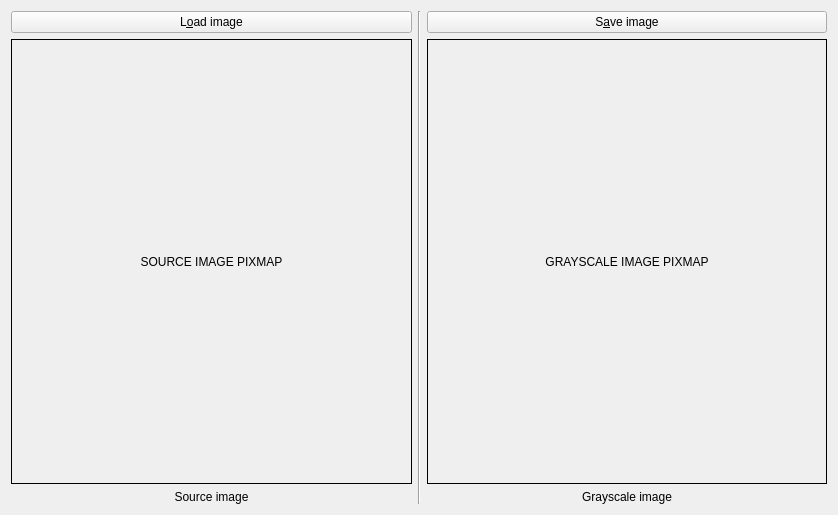
<?xml version="1.0" encoding="UTF-8"?>
<ui version="4.0">
 <class>RgbToHslWidget</class>
 <widget class="QWidget" name="RgbToHslWidget">
  <property name="geometry">
   <rect>
    <x>0</x>
    <y>0</y>
    <width>838</width>
    <height>515</height>
   </rect>
  </property>
  <property name="windowTitle">
   <string>RgbToHslWidget</string>
  </property>
  <layout class="QVBoxLayout" name="verticalLayout">
   <item>
    <layout class="QVBoxLayout" name="verticalLayout_3"/>
   </item>
   <item>
    <layout class="QHBoxLayout" name="horizontalLayout" stretch="0,0,0">
     <item>
      <layout class="QVBoxLayout" name="verticalLayout_2">
       <item>
        <widget class="QPushButton" name="load_source_image_button">
         <property name="text">
          <string>L&amp;oad image</string>
         </property>
        </widget>
       </item>
       <item>
        <widget class="QLabel" name="source_image_label_pixmap">
         <property name="sizePolicy">
          <sizepolicy hsizetype="Expanding" vsizetype="Expanding">
           <horstretch>0</horstretch>
           <verstretch>0</verstretch>
          </sizepolicy>
         </property>
         <property name="styleSheet">
          <string notr="true">border: 1px solid rgb(0, 0, 0);</string>
         </property>
         <property name="frameShape">
          <enum>QFrame::Shape::NoFrame</enum>
         </property>
         <property name="text">
          <string>SOURCE IMAGE PIXMAP</string>
         </property>
         <property name="alignment">
          <set>Qt::AlignmentFlag::AlignCenter</set>
         </property>
        </widget>
       </item>
       <item>
        <widget class="QLabel" name="label_2">
         <property name="sizePolicy">
          <sizepolicy hsizetype="Preferred" vsizetype="Minimum">
           <horstretch>0</horstretch>
           <verstretch>0</verstretch>
          </sizepolicy>
         </property>
         <property name="text">
          <string>Source image</string>
         </property>
         <property name="alignment">
          <set>Qt::AlignmentFlag::AlignCenter</set>
         </property>
        </widget>
       </item>
      </layout>
     </item>
     <item>
      <widget class="Line" name="line">
       <property name="orientation">
        <enum>Qt::Orientation::Vertical</enum>
       </property>
      </widget>
     </item>
     <item>
      <layout class="QVBoxLayout" name="verticalLayout_5">
       <item>
        <widget class="QPushButton" name="save_grayscale_image_button">
         <property name="text">
          <string>S&amp;ave image</string>
         </property>
        </widget>
       </item>
       <item>
        <widget class="QLabel" name="grayscale_image_label_pixmap">
         <property name="sizePolicy">
          <sizepolicy hsizetype="Expanding" vsizetype="Expanding">
           <horstretch>0</horstretch>
           <verstretch>0</verstretch>
          </sizepolicy>
         </property>
         <property name="styleSheet">
          <string notr="true">border: 1px solid rgb(0,0,0);</string>
         </property>
         <property name="frameShape">
          <enum>QFrame::Shape::NoFrame</enum>
         </property>
         <property name="text">
          <string>GRAYSCALE IMAGE PIXMAP</string>
         </property>
         <property name="alignment">
          <set>Qt::AlignmentFlag::AlignCenter</set>
         </property>
        </widget>
       </item>
       <item>
        <widget class="QLabel" name="label_4">
         <property name="sizePolicy">
          <sizepolicy hsizetype="Preferred" vsizetype="Minimum">
           <horstretch>0</horstretch>
           <verstretch>0</verstretch>
          </sizepolicy>
         </property>
         <property name="text">
          <string>Grayscale image</string>
         </property>
         <property name="alignment">
          <set>Qt::AlignmentFlag::AlignCenter</set>
         </property>
        </widget>
       </item>
      </layout>
     </item>
    </layout>
   </item>
  </layout>
 </widget>
 <resources/>
 <connections/>
</ui>
